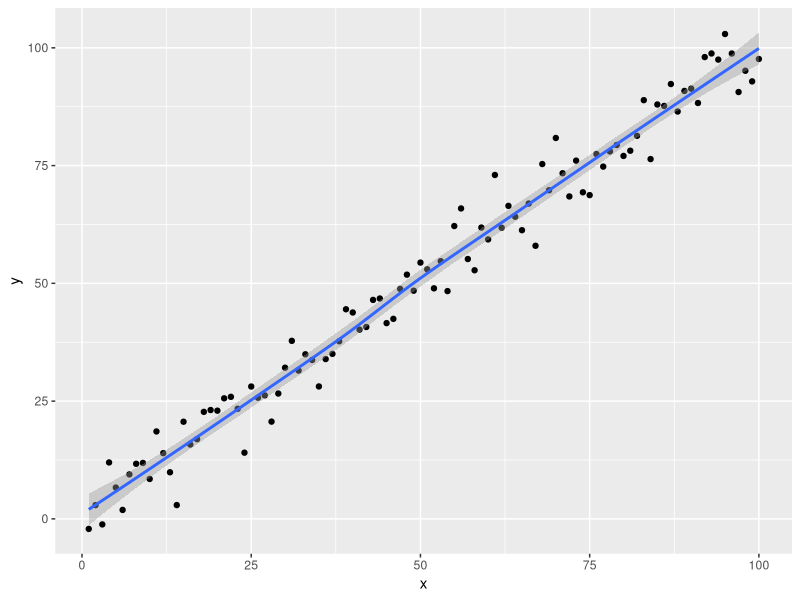

The R script that drew this image: (Note: this script raises an error after producing the figure.)
## ---- chunk 1
print("Hello World")
## ---- chunk 2
library(ggplot2)
set.seed(1)
x = seq(1, 100)
y = x + rnorm(100, sd=5)

qplot(x, y) + geom_smooth(aes(x, y))
## ---- chunk 3
bowtie2 --version
